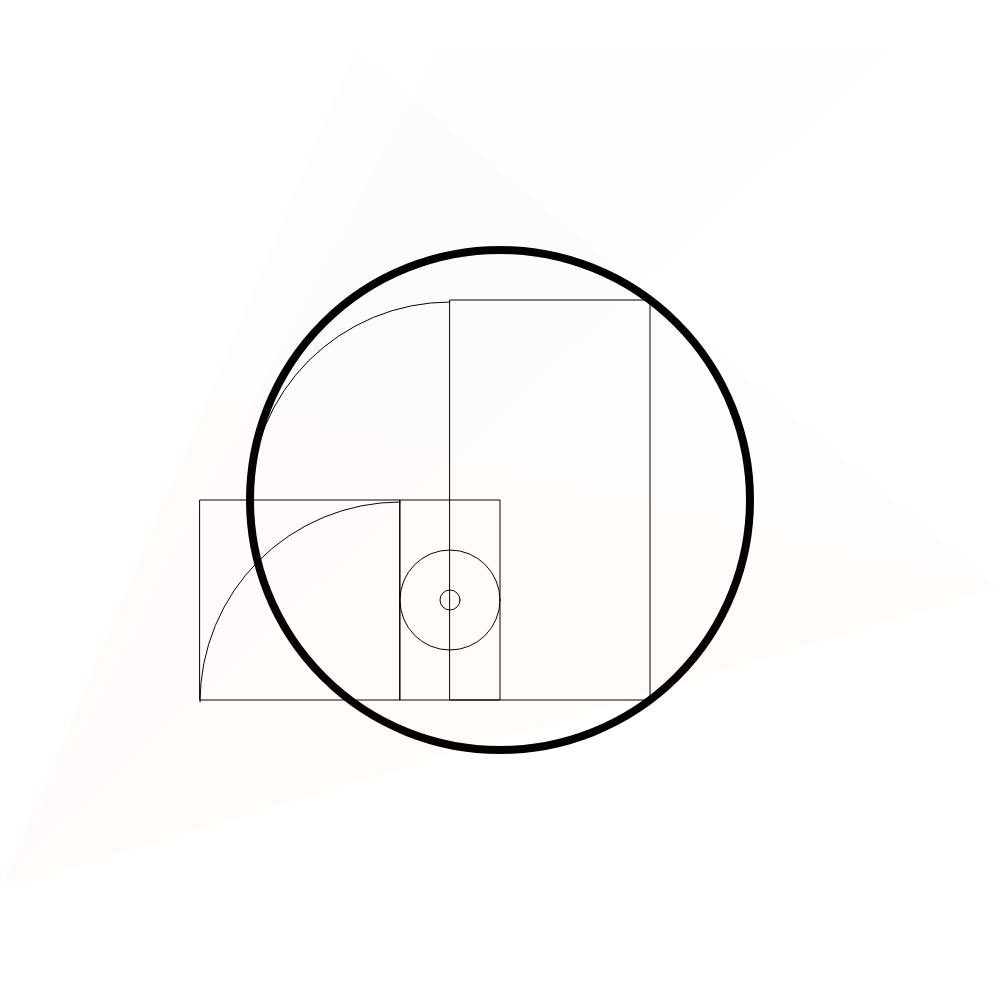
Frame 1 (no input)
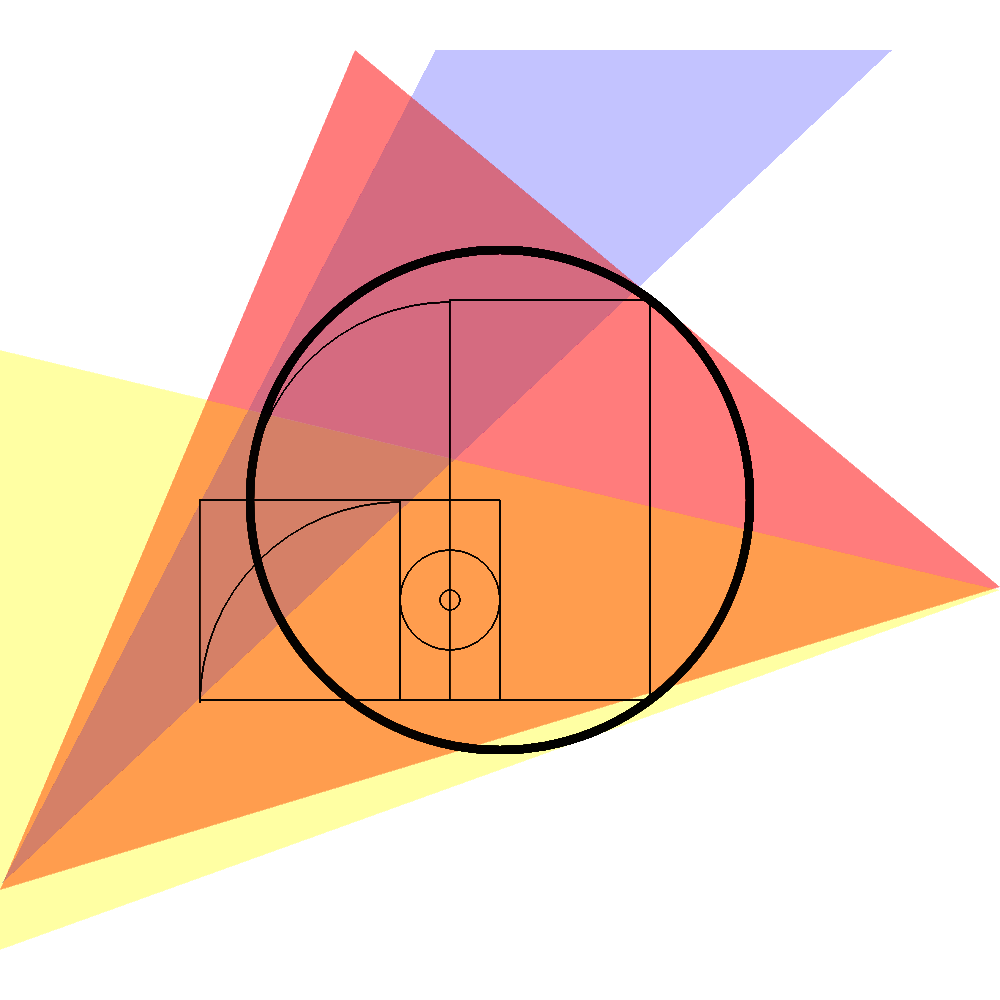
Frame 60 (no input)
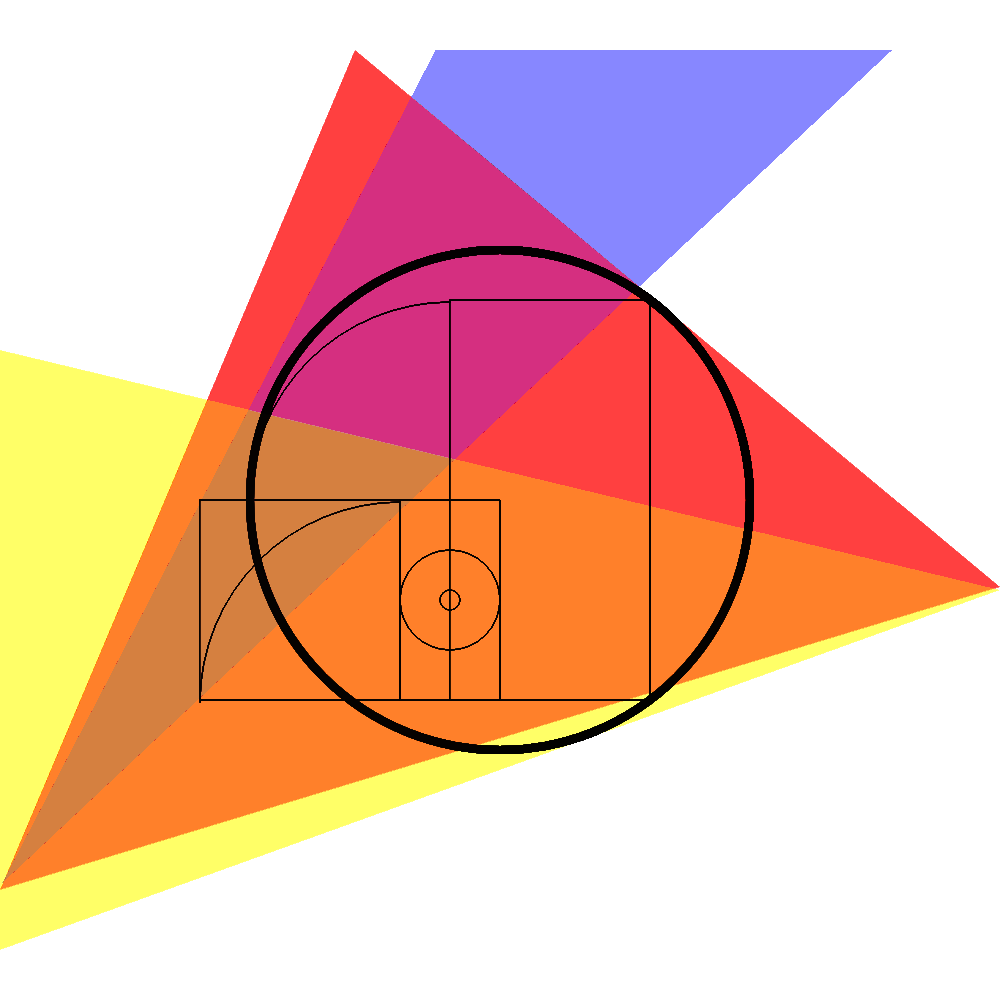
Frame 120 (the mouse pressed at the canvas centre since frame 60)

The p5.js sketch that drew these frames (run headless with seeded random() and noise() and a simulated clock; from frame 60 on, the mouse is pressed at the canvas centre):

// p5.js sketch
// ── sketch.js
function setup()
{
	createCanvas(1000, 1000);
	background(255);
}

function draw()
{
	stroke(0);
	noFill();
	rect(450,300,200,400);
	
	noFill();
	strokeWeight(8);
	ellipse(500,500,500,500);
	strokeWeight(1);
	
	//line(20,890,435,50);
	//line(1000,590,355,50);
	//line(0,886,893,35);
	
	ellipse(450,600,20,20);
	
	// Yellow circle
	ellipse(450,600,100,100);
	
	// red square
	rect(200,500,200,200);
	
	//
	strokeWeight(1);
	arc(400, 702, 400, 400, PI, PI + HALF_PI);
	rect(400,500,100,200);
	arc(450, 502, 400, 400, PI, PI + HALF_PI);
	
	// red
	noStroke();
	fill(255,0,0,3);
	triangle(355,50,0,890,1000,587);
	
	// blue
	noStroke();
	fill(0,0,255,1);
	triangle(0,886,435,50,893,50);
	
	// yellow triangle
	// stroke(0);
	fill(241,255,26,2);
	triangle(0,950,1000,590,0,350);
	
}
